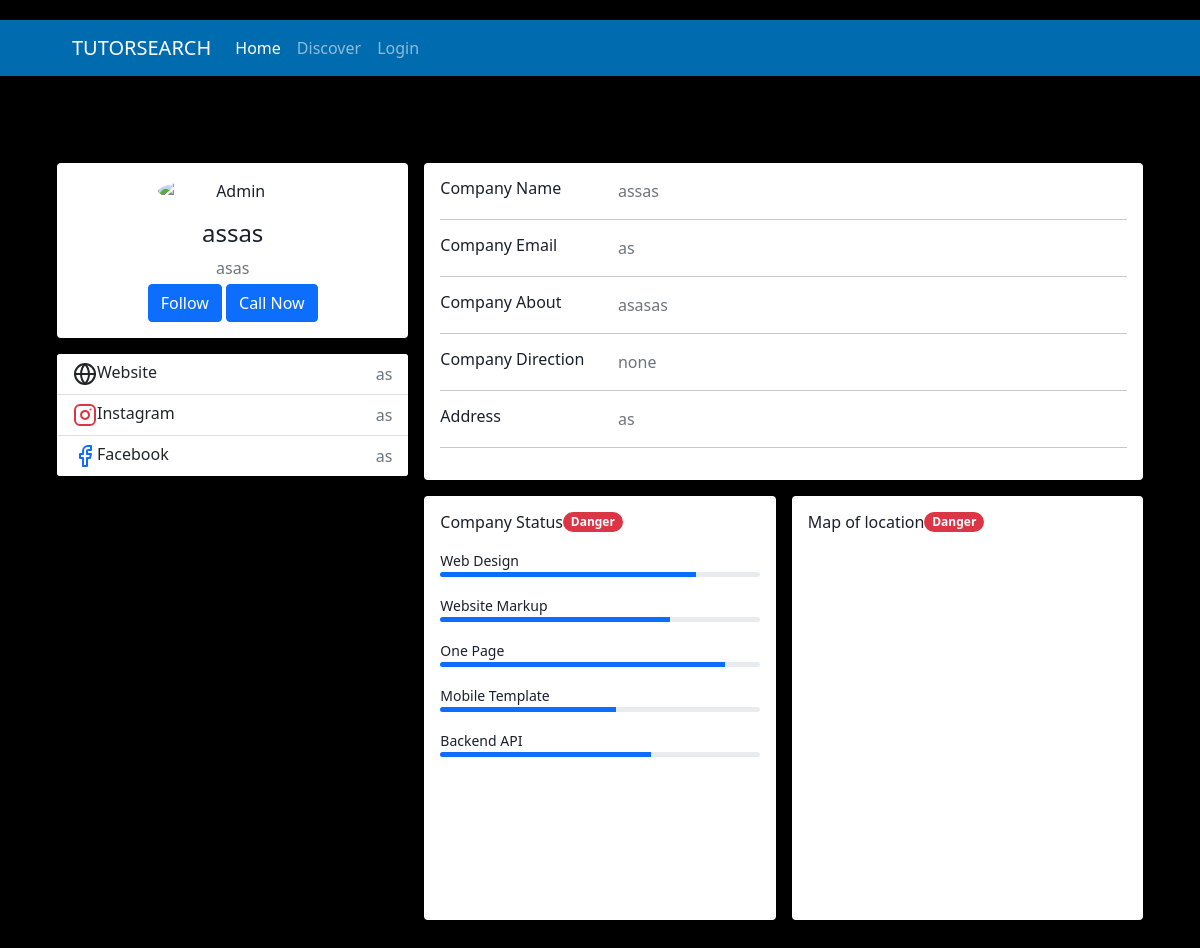
Screenshot of /ViewAccountPage/29/ with the database file from the repository.
### myapp/models.py (models this page shows, shortened)
class Company(models.Model):
    company_name=models.CharField(max_length=25, null=True,)
    company_bio=models.CharField(max_length=200, null=True)
    company_about=models.TextField(max_length=500, null=True)
    company_email=models.CharField(max_length=200, null=True)
    company_phone=models.CharField(max_length=200, null=True)
    company_adress=models.CharField(max_length=200, null=True)
    company_website=models.CharField(max_length=200, null=True)
    company_instagram=models.CharField(max_length=200, null=True)
    company_facebook=models.CharField(max_length=200, null=True)
    company_pic=models.ImageField(upload_to='images/',null=True, blank=True )
    company_added=models.DateTimeField(auto_now_add=True, null=True)
    completed=models.BooleanField(default=False)
    owner=models.OneToOneField(User,null=True, on_delete=models.CASCADE)
    class Meta:
        verbose_name='Companie'

### myapp/views.py (the view)
# urls.py: path('ViewAccountPage/<str:pk>/', views.ViewAccountPage, name='ViewAccountPage'),
def ViewAccountPage(request,pk):
    company=Company.objects.get(id=pk)
    context={'company':company}
    return render(request, 'main/viewAccount.html',context)

### myapp/templates/main/viewAccount.html (shortened to what this page needs)
<!DOCTYPE html>
<html lang="en">
    <head>
        <link href="https://cdn.jsdelivr.net/npm/bootstrap@5.0.2/dist/css/bootstrap.min.css" rel="stylesheet"
>
        <link href="acc_style.css" rel="stylesheet" />
    </head>
    {%include 'main/navbar.html'%}
    <br>
      <br>
      <br>
    <div class="container">
        <div class="main-body">
              <div class="row gutters-sm">
                <div class="col-md-4 mb-3">
                  <div class="card">
                    <div class="card-body">
                      <div class="d-flex flex-column align-items-center text-center">
                        {%if company.company_pic%}
                          <img id="image" src="{{company.company_pic.url}}" alt="Admin" class="rounded-circle" >
                        {%else%}
                          <img src="https://bootdey.com/img/Content/avatar/avatar7.png" alt="Admin" class="rounded-circle" width="150">
                        {%endif%}
                        <div class="mt-3">
                          <h4>{{company.company_name}}</h4>
                          <p class="text-secondary mb-1">{{company.company_bio}}</p>
                          <button class="btn btn-primary">Follow</button>
                          <button type="button" class="btn btn-primary" data-bs-toggle="modal" data-bs-target="#exampleModal">
                            Call Now
                          </button>
                        </div>
                      </div>
                    </div>
                  </div>
                  <div class="card mt-3">
                    <ul class="list-group list-group-flush">
                      <li class="list-group-item d-flex justify-content-between align-items-center flex-wrap">
                        <h6 class="mb-0">Website</h6>
                        <span class="text-secondary">{{company.company_website}}</span>
                      </li>
                      <li class="list-group-item d-flex justify-content-between align-items-center flex-wrap">
                        <h6 class="mb-0">Instagram</h6>
                        <span class="text-secondary">{{company.company_instagram}}</span>
                      </li>
                      <li class="list-group-item d-flex justify-content-between align-items-center flex-wrap">
                        <h6 class="mb-0">Facebook</h6>
                        <span class="text-secondary">{{company.company_facebook}}</span>
                      </li>
                    </ul>
                  </div>
                </div>
                <div class="col-md-8">
                  <div class="card mb-3">
                    <div class="card-body">
                      <div class="row">
                        <div class="col-sm-3">
                          <h6 class="mb-0">Company Name</h6>
                        </div>
                        <div class="col-sm-9 text-secondary">
                          {{company.company_name}}
                        </div>
                      </div>
                      <hr>
                      <div class="row">
                        <div class="col-sm-3">
                          <h6 class="mb-0">Company Email</h6>
                        </div>
                        <div class="col-sm-9 text-secondary">
                          {{company.company_email}}
                        </div>
                      </div>
                      <hr>
                      <div class="row">
                        <div class="col-sm-3">
                          <h6 class="mb-0">Company About</h6>
                        </div>
                        <div class="col-sm-9 text-secondary">
                          {{company.company_about}}
                        </div>
                      </div>
                      <hr>
                      <div class="row">
                        <div class="col-sm-3">
                          <h6 class="mb-0">Company Direction</h6>
                        </div>
                        <div class="col-sm-9 text-secondary">
                          none
                        </div>
                      </div>
                      <hr>
                      <div class="row">
                        <div class="col-sm-3">
                          <h6 class="mb-0">Address</h6>
                        </div>
                        <div class="col-sm-9 text-secondary">
                          {{company.company_adress}}
                        </div>
                      </div>
                      <hr>
                    </div>
                  </div>
                  <div class="row gutters-sm">
                    <div class="col-sm-6 mb-3">
                      <div class="card h-100">
                        <div class="card-body">
                          <h6 class="d-flex align-items-center mb-3">Company Status<span class="badge rounded-pill bg-danger">Danger</span></h6>
                          <small>Web Design</small>
                          <div class="progress mb-3" style="height: 5px">
                            <div class="progress-bar bg-primary" role="progressbar" style="width: 80%" aria-valuenow="80" aria-valuemin="0" aria-valuemax="100"></div>
                          </div>
                          <small>Website Markup</small>
                          <div class="progress mb-3" style="height: 5px">
                            <div class="progress-bar bg-primary" role="progressbar" style="width: 72%" aria-valuenow="72" aria-valuemin="0" aria-valuemax="100"></div>
                          </div>
                          <small>One Page</small>
                          <div class="progress mb-3" style="height: 5px">
                            <div class="progress-bar bg-primary" role="progressbar" style="width: 89%" aria-valuenow="89" aria-valuemin="0" aria-valuemax="100"></div>
                          </div>
                          <small>Mobile Template</small>
                          <div class="progress mb-3" style="height: 5px">
                            <div class="progress-bar bg-primary" role="progressbar" style="width: 55%" aria-valuenow="55" aria-valuemin="0" aria-valuemax="100"></div>
                          </div>
                          <small>Backend API</small>
                          <div class="progress mb-3" style="height: 5px">
                            <div class="progress-bar bg-primary" role="progressbar" style="width: 66%" aria-valuenow="66" aria-valuemin="0" aria-valuemax="100"></div>
                          </div>
                        </div>
                      </div>
                    </div>
                    <div class="col-sm-6 mb-3">
                      <div class="card h-100">
                        <div class="card-body">
                          <h6 class="d-flex align-items-center mb-3">Map of location <span class="badge rounded-pill bg-danger">Danger</span></h6>
                          <div class="text-center">
                            <iframe src="https://www.google.com/maps/embed?pb=!1m18!1m12!1m3!1d4966.371174301847!2d21.025032357811593!3d52.16006412632851!2m3!1f0!2f0!3f0!3m2!1i1024!2i768!4f13.1!3m3!1m2!1s0x471932937f295d21%3A0xa96d66009e74dd39!2zVXJzeW7Ds3c!5e0!3m2!1sen!2spl!4v1627994387840!5m2!1sen!2spl"
                             width="350" height="350" style="border:0;" allowfullscreen="" loading="lazy"></iframe>
                          </div>
                        </div>
                      </div>
                    </div>
                  </div>
                </div>
              </div>
            </div>
        </div>
    </body>
</html>

### static/styles/acc_style.css (style rules this page uses)
.main-body { padding: 15px; }
.card { box-shadow: 0 1px 3px 0 rgba(0,0,0,.1), 0 1px 2px 0 rgba(0,0,0,.06); }
.card { position: relative; display: flex; flex-direction: column; min-width: 0; word-wrap: break-word; background-color: #fff; background-clip: border-box; border: 0 solid rgba(0,0,0,.125); border-radius: .25rem; }
.card-body { flex: 1 1 auto; min-height: 1px; padding: 1rem; }
.gutters-sm { margin-right: -8px; margin-left: -8px; }
.gutters-sm>.col, .gutters-sm>[class*=col-] { padding-right: 8px; padding-left: 8px; }
.mb-3, .my-3 { margin-bottom: 1rem!important; }
.h-100 { height: 100%!important; }

### rows the page displays
Company: company_name "assas", company_bio "asas", company_website "as", company_instagram "as", company_facebook "as", company_email "as", company_about "asasas", company_adress "as"
